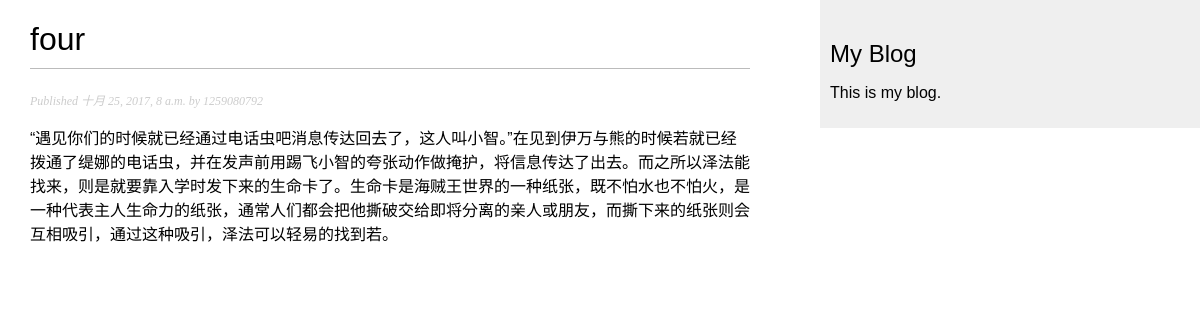
The app's page /blog/2017/10/25/four/ with its own data.
### blog/models.py (models this page shows, shortened)
class Post(models.Model):
    STATUS_CHOICES=(
            ('draft','Draft'),
            ('published','Published'),
            )
    title = models.CharField(max_length=250)
    slug = models.SlugField(max_length=250,
            unique_for_date='publish')
    author = models.ForeignKey(User,
            related_name='blog_posts')
    body = models.TextField()
    publish = models.DateTimeField(default=timezone.now)
    created = models.DateTimeField(auto_now_add=True)
    updated = models.DateTimeField(auto_now=True)
    status = models.CharField(max_length=10,
            choices=STATUS_CHOICES,
            default='draft')
    class Meta:
        ordering = ('-publish',)
    objects = models.Manager()
    published=PublishedManager()

### blog/views.py (the view)
# urls.py: url(r'^(?P<year>\d{4})/(?P<month>\d{2})/(?P<day>\d{2})/(?P<post>[-\w]+)/$',views.post_detail,name='post_detail'),
def post_detail(request,year,month,day,post):
    post = get_object_or_404(Post,slug=post,
            status='published',
            publish__year=year,
            publish__month=month,
            publish__day=day)
    return render(request,
            'blog/post/detail.html',
            {'post':post})

### blog/templates/blog/post/detail.html (shortened to what this page needs)
{% extends "blog/base.html" %}
{% block content %}
 <h1>{{ post.title }}</h1>
 <p class="date">
 Published {{ post.publish }} by {{ post.author }}
 </p>
 {{ post.body|linebreaks }}
{% endblock %}

### blog/static/css/blog.css (style rules this page uses)
body { margin:0; padding:0; font-family:helvetica, sans-serif; }
h1 { font-weight:normal; border-bottom:1px solid #bbb; padding:0 0 10px 0; }
p.date { color:#ccc; font-family: georgia, serif; font-size: 12px; font-style: italic; }

### records on screen
Post: title "four", publish "十月 25, 2017, 8 a.m.", author "1259080792", body "“遇见你们的时候就已经通过电话虫吧消息传达回去了，这人叫小智。”在见到伊万与熊的时候若就已经拨通了缇娜的电话虫，并在发声前用踢飞小智的夸张动作做掩护，将信息传达了出去。而之所以泽法能找来，则是就要靠入学时发下来的生命卡了。生命卡是海贼王世界的一种纸张，既不怕水也不怕火，是一种代表主人生命力的纸张，通常人们都会把他撕破交给即将分离的亲人或朋友，而撕下来的纸张则会互相吸引，通过这种吸引，泽法可以轻易的找到若。"
